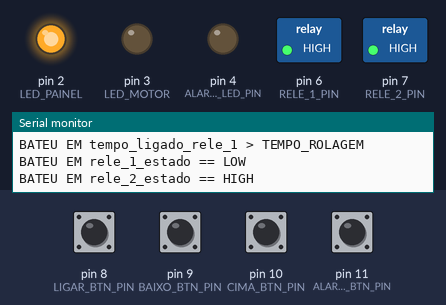
Recording of a sketch running on a simulated Arduino Uno, built with avr-gcc and run on an emulated ATmega328P. On the bench: switched loads named in the sketch (green lamp = pin HIGH), output pins drawn as LEDs (lit = HIGH), the last lines printed to the serial monitor. The test bench sets the inputs (shaded band); at power-on: pin 8 (LIGAR_BTN_PIN), pin 9 (BAIXO_BTN_PIN), pin 10 (CIMA_BTN_PIN), pin 11 (ALARME_BTN_PIN) HIGH.

Above: at 1.2 s.
1.3 s: pin 8 (LIGAR_BTN_PIN) pulled LOW for 1 s
At 3.0 s:
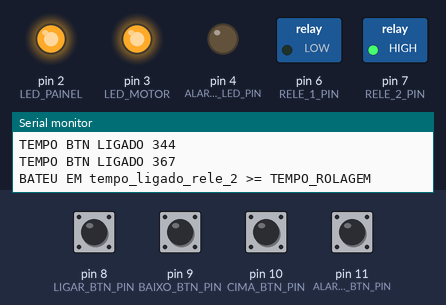
5.3 s: pin 8 (LIGAR_BTN_PIN) pulled LOW for 0.15 s
At 7.7 s:
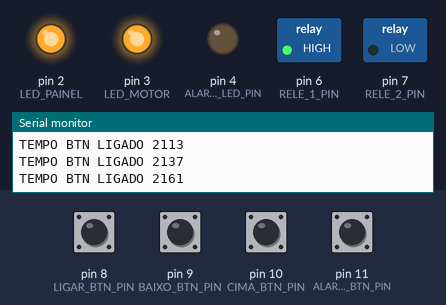
Timing chart, 0 to 13.0 s (numbered marks = the images above; inputs shaded):
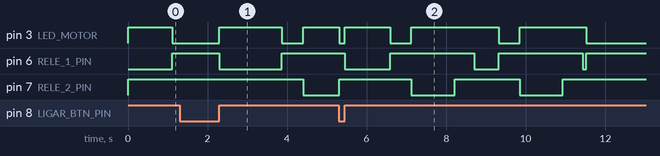

The sketch:

sketch_may1a.ino
```cpp
// C++ code
//
// Definindo os pinos dos botões
const int LIGAR_BTN_PIN = 8;
const int BAIXO_BTN_PIN = 9;
const int CIMA_BTN_PIN = 10;
const int ALARME_BTN_PIN = 11;

// Definindo os pinos dos LEDs
const int LED_MOTOR = 3;
const int ALARME_LED_PIN = 4;
const int LED_PORTA = 5;
const int LED_PAINEL = 2;
const int RELE_1_PIN = 6;
const int RELE_2_PIN = 7;

// Variáveis para controle de tempo
unsigned long tempo_ligado_rele_1_inicial = 0;
unsigned long tempo_ligado_rele_1 = 0;
unsigned long tempo_ligado_rele_2_inicial = 0;
unsigned long tempo_ligado_rele_2 = 0;
unsigned long tempo_botao_ligado = 0;
unsigned long tempo_botao_ligado_inicial = 0;
unsigned long TEMPO_GIRO = 6000; // 10 minutos em milissegundos
unsigned long TEMPO_ROLAGEM = 1000; // 1 minutos em milissegundos

// Variáveis para controle dos botões
bool ligar_btn_estado_anterior = LOW;
bool baixo_btn_estado_anterior = LOW;
bool cima_btn_estado_anterior = LOW;
bool alarme_btn_estado_anterior = LOW;
bool rele_1_estado = HIGH;
bool rele_2_estado = HIGH;
bool LED_MOTOR_ESTADO = LOW;


void setup()
{
  Serial.begin(9600);
  pinMode(LIGAR_BTN_PIN, INPUT_PULLUP);
  pinMode(BAIXO_BTN_PIN, INPUT_PULLUP);
  pinMode(CIMA_BTN_PIN, INPUT_PULLUP);
  pinMode(ALARME_BTN_PIN, INPUT_PULLUP);

  pinMode(LED_MOTOR, OUTPUT);
  pinMode(ALARME_LED_PIN, OUTPUT);
  pinMode(LED_PAINEL, OUTPUT);
  pinMode(RELE_1_PIN, OUTPUT);
  pinMode(RELE_2_PIN, OUTPUT);

  digitalWrite(RELE_1_PIN, HIGH); // desliga o relé 1
  digitalWrite(RELE_2_PIN, HIGH); // desliga o relé 2
  digitalWrite(LED_PAINEL, HIGH); // liga o led painel
}


/*
tem 2 reles, ambos nao podem estar ativos ao mesmo tempo,
quando o botao ligar estiver ativo ele roda uma rotina que deixa o rele 1 ligado por 1 minuto e depois desliga o rele e também liga o rele 2 por um minuto e desliga
esse ciclo se reinicia até completar 10 min do botao ligar ativo, se caso o botao for desligado a rotina para
caso aperte o botao de emergencia todos os outros comandos sao ignorados até que seja desativado, e os reles desligam
os botoes para cima e para baixo nao podem se sobre por, ou seja so da pra acionar um por vez e o ligar nao pode estar acionado, nem o botao de emergencia
a logica da tampa aberta nao precisa fazer pq a gnt nao tem a fechadura eletronica ainda, quando tiver a gnt faz


*/


void loop()
{
   	// Lê o estado dos botões
  	bool ligar_btn_estado = digitalRead(LIGAR_BTN_PIN);
  	bool baixo_btn_estado = digitalRead(BAIXO_BTN_PIN);
  	bool cima_btn_estado = digitalRead(CIMA_BTN_PIN);
  	bool alarme_btn_estado = digitalRead(ALARME_BTN_PIN);


  	//VERIFICA BOTOES
  	if(ligar_btn_estado == HIGH && ligar_btn_estado_anterior == LOW){
      Serial.println("BATEU EM BTN HIGH ANTERIOR LOW");
     // delay(10000);
      tempo_botao_ligado_inicial = millis();
      tempo_ligado_rele_1_inicial = millis();
      digitalWrite(RELE_1_PIN,LOW);
      digitalWrite(LED_MOTOR,HIGH);
      ligar_btn_estado_anterior = HIGH;
      rele_1_estado = LOW;
      rele_2_estado = HIGH;
      LED_MOTOR_ESTADO = HIGH;

    }

    if(ligar_btn_estado == HIGH && ligar_btn_estado_anterior == HIGH){


  	  tempo_botao_ligado = millis() - tempo_botao_ligado_inicial;
      tempo_ligado_rele_1 = millis() - tempo_ligado_rele_1_inicial;
      tempo_ligado_rele_2 = millis() - tempo_ligado_rele_2_inicial;

    Serial.println("TEMPO BTN LIGADO "+ (String)tempo_botao_ligado);
    //delay(10000);
      if(tempo_botao_ligado > TEMPO_GIRO){
        Serial.println("BATEU EM BTN LIGADO >= TEMPO_GIRO");
        //delay(10000);
      	digitalWrite(RELE_1_PIN,HIGH);//DESLIGA O RELE 1
        digitalWrite(RELE_2_PIN,HIGH);//DESLIGA O RELE 2
        digitalWrite(LED_MOTOR,LOW);
        //ZERAR QUANDO O BOTAO FOR DESLIGADO


      }else{


        if(tempo_ligado_rele_1 > TEMPO_ROLAGEM && rele_1_estado == LOW){
          Serial.println("BATEU EM tempo_ligado_rele_1 > TEMPO_ROLAGEM");
          //delay(10000);


          if( rele_1_estado == LOW ){

            Serial.println("BATEU EM rele_1_estado == LOW");
            //delay(10000);
        	  digitalWrite(RELE_1_PIN,HIGH);//DESLIGA RELE 1
            digitalWrite(RELE_2_PIN,HIGH);//GARANTE RELE 2 DESLIGADO
            digitalWrite(LED_MOTOR,LOW);
            rele_1_estado = HIGH;
            rele_2_estado = HIGH;
            LED_MOTOR_ESTADO = LOW;
          }

          if(rele_2_estado == HIGH){
            Serial.println("BATEU EM rele_2_estado == HIGH");
            delay(500);
            digitalWrite(RELE_2_PIN,LOW);//LIGO RELE2
            digitalWrite(LED_MOTOR,HIGH);
            rele_2_estado = LOW;
            LED_MOTOR_ESTADO = HIGH;
            tempo_ligado_rele_2_inicial = 0;
          }
        }

        if(tempo_ligado_rele_2 >= TEMPO_ROLAGEM && tempo_ligado_rele_2_inicial != 0 ){
          Serial.println("BATEU EM tempo_ligado_rele_2 >= TEMPO_ROLAGEM");
          //delay(10000);
          //tempo_botao_ligado_inicial = millis();
          tempo_ligado_rele_1_inicial = millis();
          digitalWrite(RELE_2_PIN,HIGH);
          delay(500);
          digitalWrite(RELE_1_PIN,LOW);
          digitalWrite(LED_MOTOR,HIGH);
          ligar_btn_estado_anterior = HIGH;
          rele_1_estado = LOW;
          rele_2_estado = HIGH;
          LED_MOTOR_ESTADO = HIGH;
          tempo_ligado_rele_2_inicial = 0;
          tempo_ligado_rele_2 = 0;
          tempo_ligado_rele_1 = 0;
        }
        if(tempo_ligado_rele_2_inicial == 0 && rele_2_estado == LOW){
          tempo_ligado_rele_2_inicial = millis();
        }


      }
    }

    //ATUALIZA ESTADOS DOS BOTOES SEMPRE
    if(ligar_btn_estado == LOW){
        digitalWrite(RELE_2_PIN, HIGH);
        digitalWrite(RELE_1_PIN, HIGH);
        digitalWrite(LED_MOTOR, LOW);
        ligar_btn_estado_anterior = LOW;
    }else{
      ligar_btn_estado_anterior = HIGH;
    }


    if(baixo_btn_estado == LOW){
      if(baixo_btn_estado_anterior == HIGH){

        digitalWrite(RELE_2_PIN, HIGH);
        digitalWrite(RELE_1_PIN, LOW);
        digitalWrite(LED_MOTOR, HIGH);
      }
      baixo_btn_estado_anterior = LOW;

    }else{
      //logica para ligar btn para baixo devo ter q por uma flag pra validar no if
      if(ligar_btn_estado == HIGH || alarme_btn_estado == HIGH || cima_btn_estado == HIGH){
        baixo_btn_estado_anterior = LOW;
      }else{
        baixo_btn_estado_anterior = HIGH;
        digitalWrite(RELE_2_PIN, HIGH);
        digitalWrite(RELE_1_PIN, LOW);
        digitalWrite(RELE_1_PIN, HIGH);
      }
    }

    if(cima_btn_estado == LOW){
      cima_btn_estado_anterior = LOW;
    }else{
      //logica para ligar btn para baixo devo ter q por uma flag
      /*if(){

      }*/
      cima_btn_estado_anterior = HIGH;
    }

    //esse é especial tem que travar o motor e ligar o led, so pode destravar tudo que travou quando desativar o botao
    if(alarme_btn_estado == LOW){
      alarme_btn_estado_anterior = LOW;
    }else{
      alarme_btn_estado_anterior = HIGH;
    }

}
```

Measured:
- by itself, pin 7 (RELE_2_PIN): alternates HIGH for 1.7 s and LOW for 1.1 s, 5 changes in all, then stays HIGH
